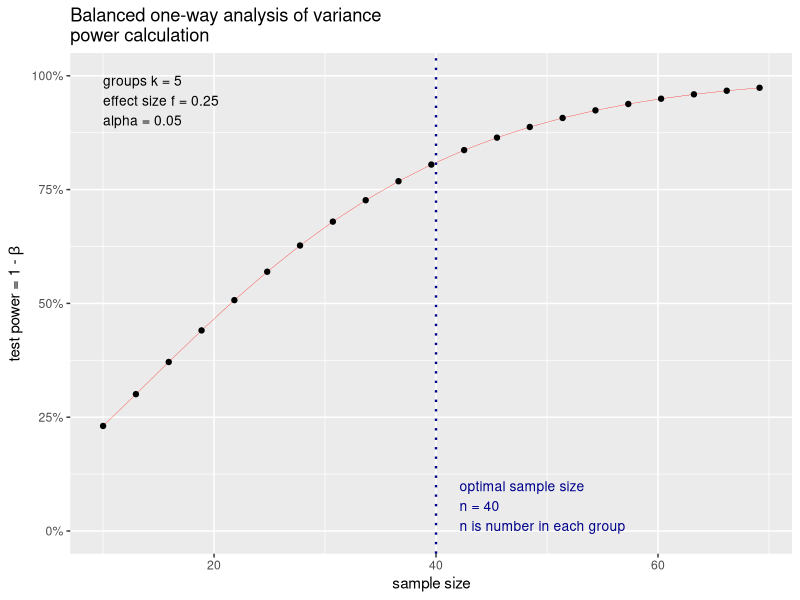
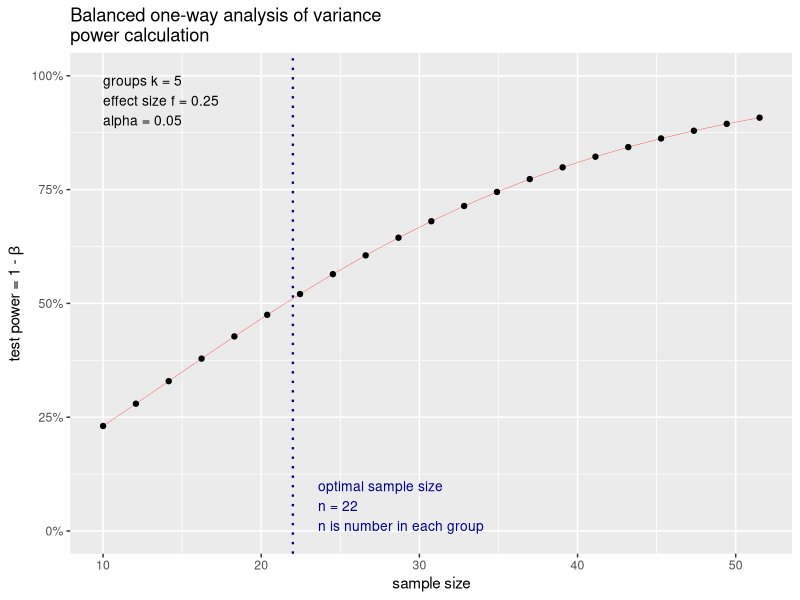
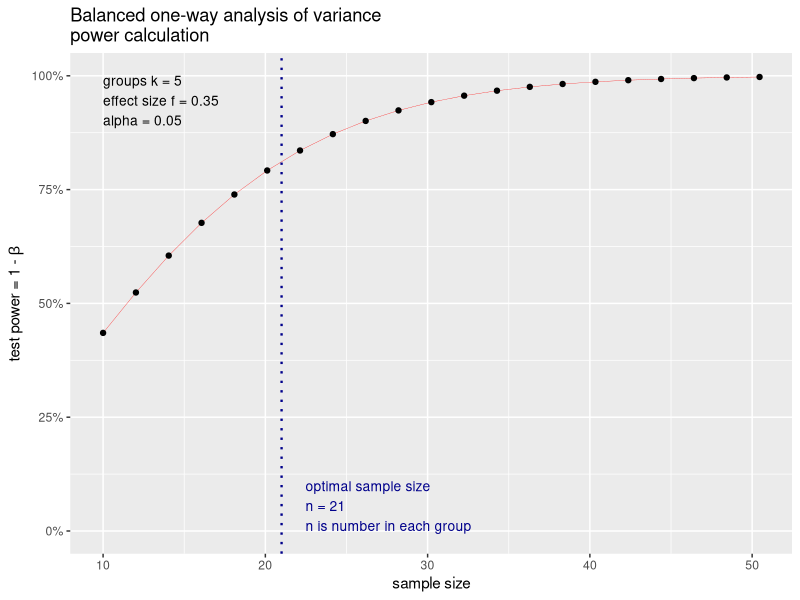
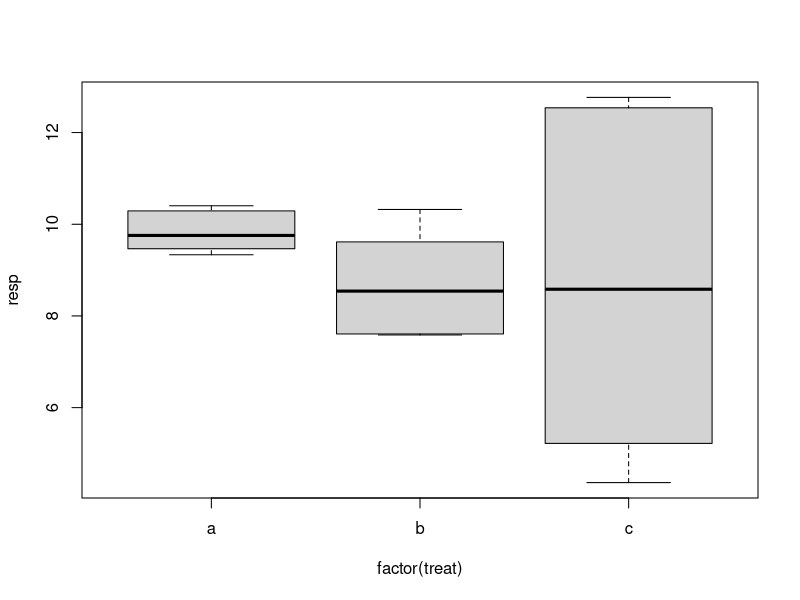
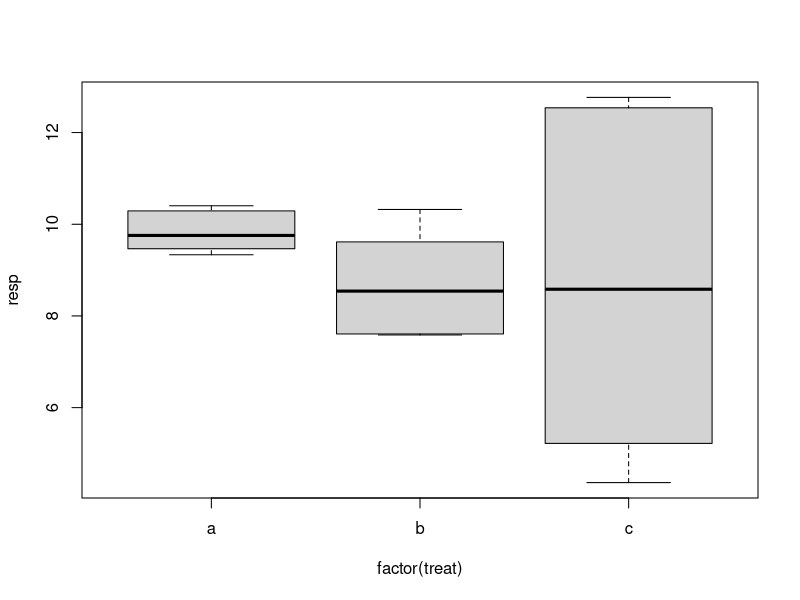
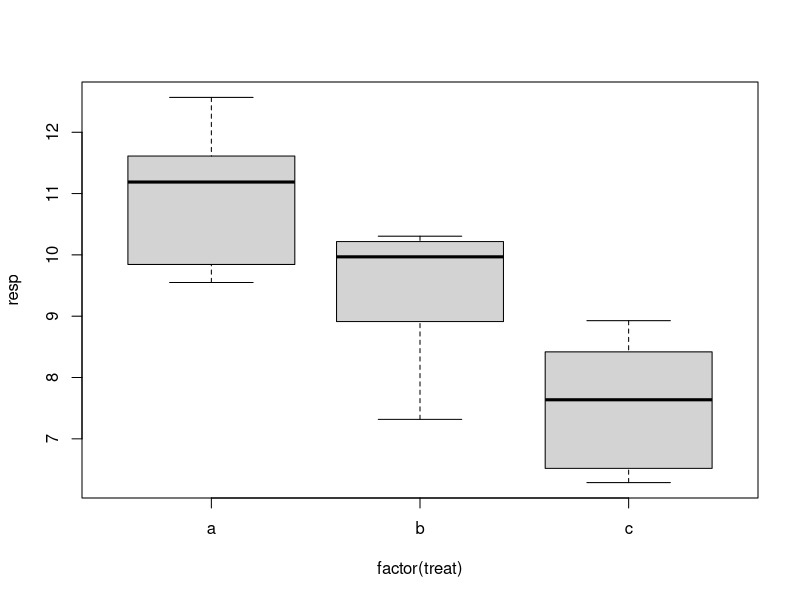

Reproduce these figures in R, in order.
## ---- chunk 1
library(pwr)
## ---- chunk 2
pwr.anova.test(k=5,               # k is the number of groups
               n=NULL,               # n is the sample size for each group
               f=0.25,            # f is Cohen's f (1988), for effect size
               sig.level=0.05,    # sig.level is the selected alpha for your hypothesis test
               power=0.8)         # power is the desired level of power (beta)

## ---- chunk 3
pwrobj <- pwr.anova.test(k=5,               
                         n=NULL,               
                         f=0.25,            
                         sig.level=0.05,   
                         power=0.8)
plot(pwrobj)

## ---- chunk 4
plot(pwr.anova.test(k=5,f=0.25,sig.level=0.05,power=0.5))

## ---- chunk 5
plot(pwr.anova.test(k=5,f=0.35,sig.level=0.05,power=0.8))

## ---- chunk 6
## Make fake data to see what effect sizes look like
set.seed(101987)                                                    # make your random numbers the same as mine for this R session (close after done!!)
resp <- c(rnorm(n=6,mean=10,sd=1),
          rnorm(n=6,mean=9,sd=1),
          rnorm(n=6,mean=10,sd=2))                                  # build response vector
treat <- c(rep("a",6),rep("b",6),rep("c",6))                        # build treatment vector
df <- data.frame(resp=resp,treat=treat)                             # combine vectors into dataframe
df                                                                  # look at dataframe
boxplot(resp~factor(treat), data=df)                                # look at boxplot of same data


## ---- chunk 7
## to calculate Cohen's f
grandmean <- mean(df$resp)                              # the mean resp of the df
a <- mean(df$resp[df$treat=="a"])                       # group means of df
b <- mean(df$resp[df$treat=="b"])
c <- mean(df$resp[df$treat=="c"])
leng <- length(unique(df$treat))                        # number of groups

sigma_m <- sqrt((sum((c(a,b,c)-grandmean)^2))/leng)     # see Cohen 88, page 275, but essentially the sum of the squared mean 
                                                        # differences divded by number of groups and sqaure rooted (similar to sum of 
                                                        # squares in an ANOVA)
sigma <- sd(df$resp)                                    # overall sd for response
f <- sigma_m/sigma                                      # Cohen's f for this particular ANOVA test.
f                                                       # the somewhat small size indicates that there is little effect of the 
                                                        # treatment

## ---- chunk 8
## also, to calculate Cohen's n^2
aov1 <- aov(resp~factor(treat), data=df)               # create ANOVA object with resp explained by factorized treatment in df dataframe
aov1                                                   # look at ANOVA object
summary(aov1)                                          # see summary, including p-value, of ANOVA object
sumobj <- unlist(summary(aov1))                        # change the structure of the anova summary object
aoveff <- sumobj["Sum Sq1"]/sumobj["Sum Sq2"]          # the treatment sum of squares / residual sum of squares
aoveff

## ---- chunk 9
d <- (max(c(a,b,c))-min(c(a,b,c)))/sigma      # using the maximum mean and minimum mean 
d                                             # this d suggests small to intermediate effects

## ---- chunk 10

pwr.anova.test(n=6,k=3,f=0.25,sig.level=0.05)

## ---- chunk 11
boxplot(resp~factor(treat), data=df)

## ---- chunk 12
## Make fake data to see what effect sizes look like
set.seed(10191987)                                   # make your random numbers the same as mine for this R session
resp2 <- c(rnorm(n=6,mean=10,sd=1),
          rnorm(n=6,mean=9,sd=1),
          rnorm(n=6,mean=8,sd=1))                   # build response vector
treat2 <- c(rep("a",6),rep("b",6),rep("c",6))         # build treatment vector
df2 <- data.frame(resp=resp2,treat=treat2)              # combine vectors into dataframe
df2                                                   # look at dataframe
boxplot(resp~factor(treat), data=df2)                 # look at boxplot of same data

## ---- chunk 13

## to calculate Cohen's f
grandmean2 <- mean(df2$resp)                          
a2 <- mean(df2$resp[df2$treat=="a"])                       
b2 <- mean(df2$resp[df2$treat=="b"])
c2 <- mean(df2$resp[df2$treat=="c"])
leng2 <- length(unique(df2$treat))
sigma_m2 <- sqrt((sum((c(a2,b2,c2)-grandmean2)^2))/leng2)
sigma2 <- sd(df2$resp) 
f2 <- sigma_m2/sigma2

## also, to calculate Cohen's n^2
aov2 <- aov(resp~factor(treat), data=df2)
sumobj2 <- unlist(summary(aov2))  
aoveff2 <- sumobj2["Sum Sq1"]/sumobj2["Sum Sq2"]       

d2 <- (max(c(a2,b2,c2))-min(c(a2,b2,c2)))/sigma2 

pwrobj2 <- pwr.anova.test(n=6,k=3,f=f2,sig.level=0.05)$power
